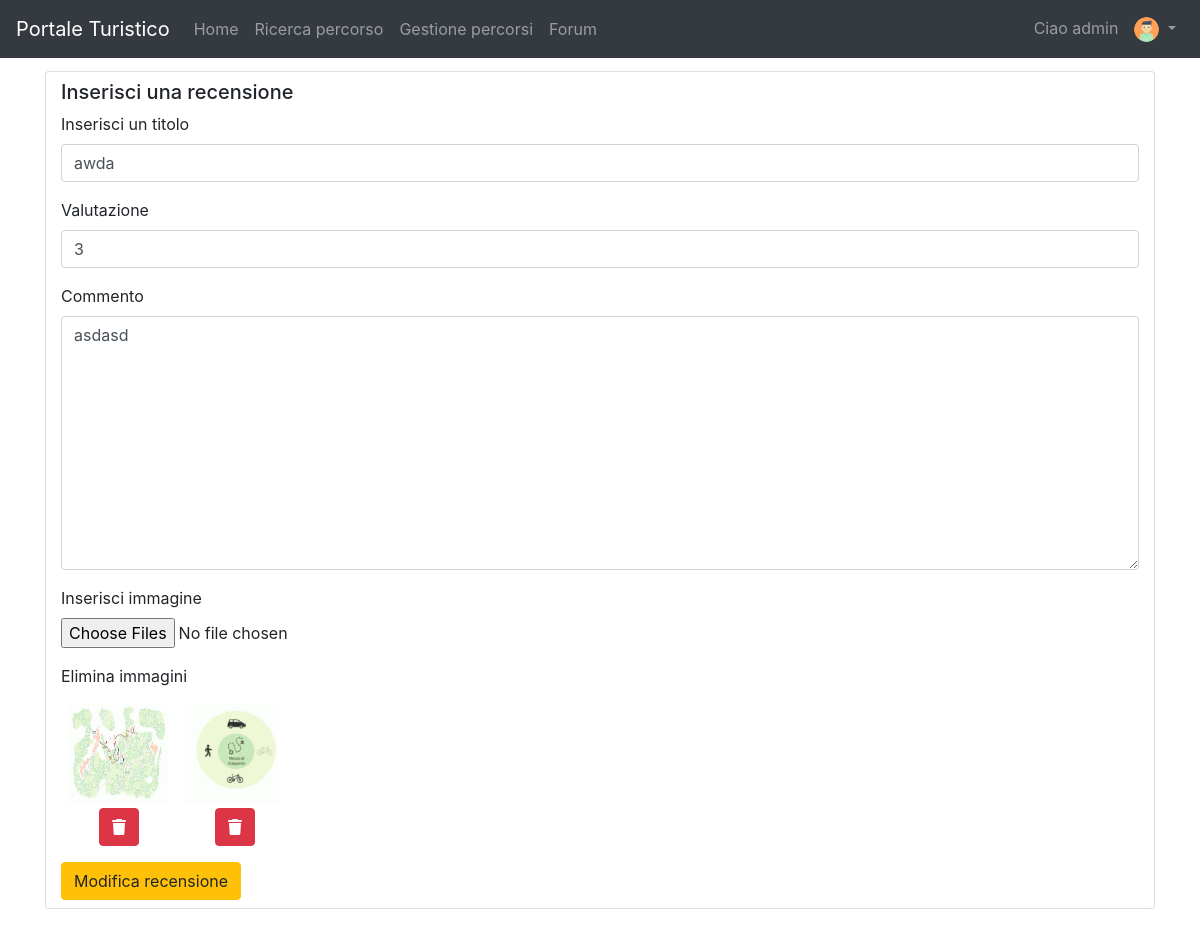
Page /path/edit_review/1-2/ (signed in) on the earlier database version.
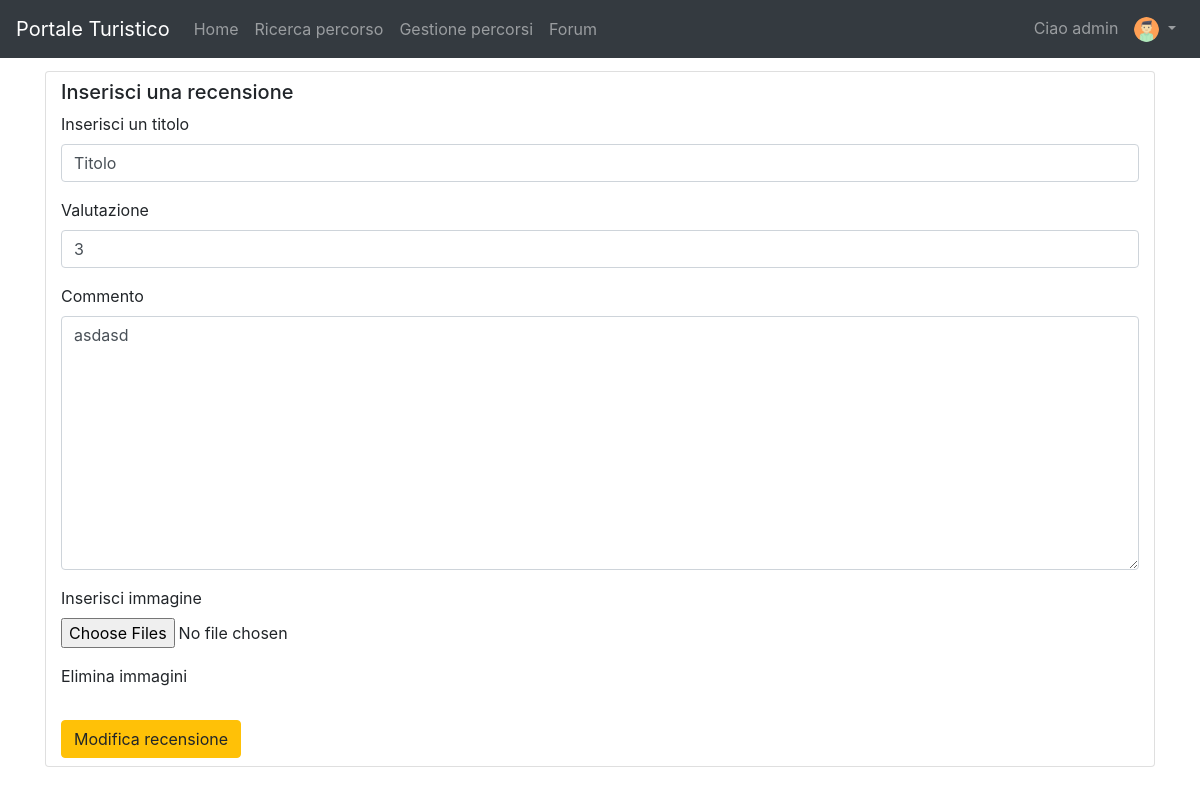
Same page on the later database version.
### pathManagement/models.py (models this page shows, shortened)
class Review(models.Model):
    class Meta:
        unique_together = (('path', 'user'),)
    path = models.ForeignKey(Path, on_delete=models.CASCADE)
    user = models.ForeignKey(Profile, on_delete=models.CASCADE)
    valuation = models.PositiveIntegerField(validators=[MinValueValidator(1), MaxValueValidator(5)])
    title = models.CharField(blank=False, max_length=255)
    comment = models.TextField(blank=True, max_length=1000)
    created_at = models.DateTimeField(auto_now_add=True)

class ListPhoto(models.Model):
    review = models.ForeignKey(Review, on_delete=models.CASCADE)
    photo = models.ImageField(blank=True, upload_to=user_review_directory_path)

### pathManagement/views.py (the view, shortened to what this page needs)
# urls.py: path('edit_review/<int:pk1>-<int:pk2>/', EditPathReview.as_view(), name='editReview'),
class EditPathReview(UpdateView):
    model = Review
    template_name = 'editPathReview.html'
    form_class = EditPathReviewForm
    def get_object(self, queryset=None):
        return return_review(self.kwargs.get('pk2'), self.kwargs.get('pk1'))
    def get_context_data(self, **kwargs):
        context = super(EditPathReview, self).get_context_data()
        review = return_review(self.kwargs.get('pk2'), self.kwargs.get('pk1'))
        image = ListPhoto.objects.filter(review=review)
        context['image'] = image
        context['pk_user'] = self.kwargs.get('pk1')
        context['pk_path'] = self.kwargs.get('pk2')
        return context
    '''
    def form_valid(self, form):
        response = super(EditPathReview, self).form_valid(form)
        messages.success(self.request, "Informazioni modificate correttamente")
        return response
    '''

### pathManagement/forms.py
class EditPathReviewForm(ModelForm):
    image = forms.ImageField(required=False, label='Inserisci immagine', widget=forms.ClearableFileInput(attrs={'multiple': True}))
    class Meta:
        model = Review
        fields = ['title', 'valuation', 'comment']
        labels = {
            'comment': _('Commento'),
            'valuation': _('Valutazione'),
            'title': _('Inserisci un titolo'),
        }

### pathManagement/views.py (called while the page is built)
def return_review(pk_path, pk_user):
    path = Path.objects.filter(id=pk_path).last()
    user = User.objects.filter(pk=pk_user).last()
    profile = Profile.objects.filter(user=user).last()
    return Review.objects.filter(user=profile, path=path).last()

### pathManagement/templates/editPathReview.html (shortened to what this page needs)
{% extends 'base.html' %}
{% load crispy_forms_tags %}
{% block slideshow %}
    <div class="container py-3">
        <div class="card py-2">
            <div class="col-md-12">
                <h5>Inserisci una recensione</h5>
                <form action="" method="post" enctype="multipart/form-data">{% csrf_token %}
                    {{ form.title|as_crispy_field }}
                    {{ form.valuation|as_crispy_field }}
                    {{ form.comment|as_crispy_field }}
                    {{ form.image|as_crispy_field }}
                    <p>Elimina immagini</p>
                    <ul class="pagination pg-blue">
                        {% for imm in image %}
                            <li class="page-item">
                                <div class="container px-2">
                                    <img src="{{ imm.photo.url }}" height="100" width="100">
                                    <br>
                                    <div class="text-center pt-1">
                                        <a href="{% url 'deleteImageReview' pk_user pk_path imm.pk %}"
                                           class="btn btn-danger"
                                           type="submit"
                                           role="button" style="justify-content: right"> <i class="fas fa-trash"></i>
                                        </a>
                                    </div>
                                </div>
                            </li>
                        {% endfor %}
                    </ul>
                    <button class="btn btn-warning btn-rounded z-depth-0" type="submit">
                        Modifica recensione
                    </button>
                </form>
            </div>
        </div>
    </div>
{% endblock %}

Differences in the rows shown:
removed ListPhoto: photo (picture)
removed ListPhoto: photo (picture)
changed Review "asdasd": title "awda" → "Titolo"
